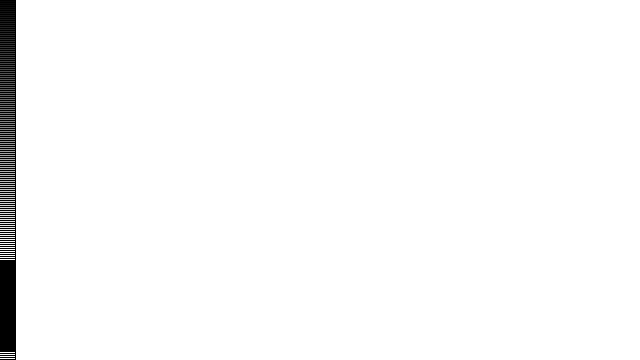
Frame 1 (no input)
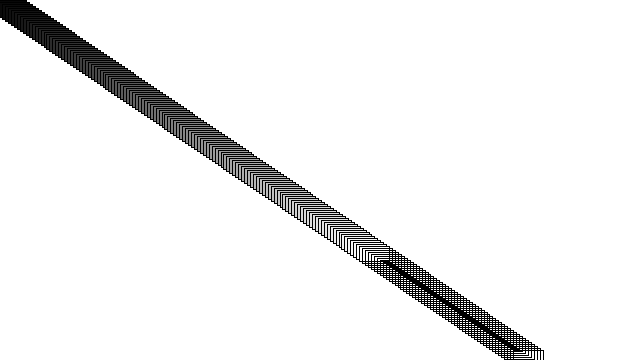
Frame 60 (the mouse pressed at the canvas centre just before this capture)
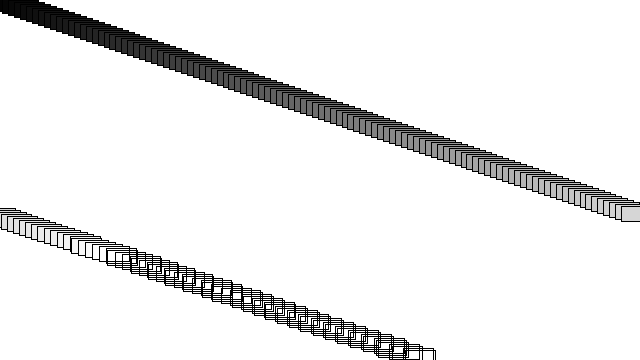
Frame 120 (the mouse held since frame 60 and released just before this capture)

The Processing sketch that drew these frames (run headless with seeded random() and noise(); from frame 60 on, the mouse is pressed at the canvas centre):

// Processing sketch: day_18
// ── day_18.pde
Car[] cars = new Car[180];
void setup(){
  size(640,360);
  for(int i=0; i < cars.length; i++){
    cars[i] = new Car(color(i*2),0, i*2, i/20.0);}
}
void draw(){
  background(255);
  for(int i=0; i < cars.length; i++){
  cars[i].display();
  cars[i].move();
  
  }
}
// ── car.pde
class Car {
  color c;
  float xpos;
  float ypos;
  float xspeed;
  
  Car(color c_,float xpos_,float ypos_,float xspeed_) {
    c = c_;
    xpos = xpos_;
    ypos = ypos_;
    xspeed = xspeed_;
  }
  void display(){
    stroke(0);
    fill(c);
    rectMode(CENTER);
    rect(xpos,ypos, 30, 15);
  }
  void move(){
    xpos = xpos + xspeed;
    if (xpos > width){
      xpos = 0; }
  }
}
